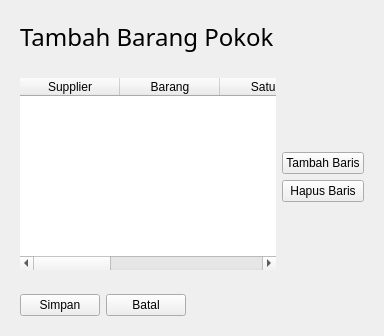
             <widget class="QWidget" name="st_Penjualan_Invoice_TambahBarang">
              <layout class="QVBoxLayout" name="verticalLayout_22">
               <item>
                <widget class="QFrame" name="fr_Penjualan_Invoice_TambahBarang_Title">
                 <property name="sizePolicy">
                  <sizepolicy hsizetype="Preferred" vsizetype="Maximum">
                   <horstretch>0</horstretch>
                   <verstretch>0</verstretch>
                  </sizepolicy>
                 </property>
                 <property name="frameShape">
                  <enum>QFrame::NoFrame</enum>
                 </property>
                 <property name="frameShadow">
                  <enum>QFrame::Raised</enum>
                 </property>
                 <layout class="QHBoxLayout" name="horizontalLayout">
                  <item>
                   <widget class="QLabel" name="lb_Penjualan_PenawaranHarga_baru_title_2">
                    <property name="sizePolicy">
                     <sizepolicy hsizetype="Preferred" vsizetype="Maximum">
                      <horstretch>0</horstretch>
                      <verstretch>0</verstretch>
                     </sizepolicy>
                    </property>
                    <property name="font">
                     <font>
                      <family>Segoe UI Semilight</family>
                      <pointsize>18</pointsize>
                     </font>
                    </property>
                    <property name="text">
                     <string>Tambah Barang Pokok</string>
                    </property>
                    <property name="alignment">
                     <set>Qt::AlignLeading|Qt::AlignLeft|Qt::AlignVCenter</set>
                    </property>
                   </widget>
                  </item>
                 </layout>
                </widget>
               </item>
               <item>
                <widget class="QFrame" name="fr_Penjualan_Invoice_TambahBarang_Tabel">
                 <property name="frameShape">
                  <enum>QFrame::NoFrame</enum>
                 </property>
                 <property name="frameShadow">
                  <enum>QFrame::Raised</enum>
                 </property>
                 <layout class="QGridLayout" name="gridLayout_8">
                  <item row="0" column="1">
                   <spacer name="vs_Penjualan_Invoice_TambahBarang_Tabel_2">
                    <property name="orientation">
                     <enum>Qt::Vertical</enum>
                    </property>
                    <property name="sizeHint" stdset="0">
                     <size>
                      <width>20</width>
                      <height>40</height>
                     </size>
                    </property>
                   </spacer>
                  </item>
                  <item row="0" column="0" rowspan="4">
                   <widget class="QTableWidget" name="tbl_Penjualan_Invoice_TambahBarang">
                    <property name="frameShape">
                     <enum>QFrame::NoFrame</enum>
                    </property>
                    <column>
                     <property name="text">
                      <string>Supplier</string>
                     </property>
                     <property name="textAlignment">
                      <set>AlignHCenter|AlignVCenter|AlignCenter</set>
                     </property>
                    </column>
                    <column>
                     <property name="text">
                      <string>Barang</string>
                     </property>
                    </column>
                    <column>
                     <property name="text">
                      <string>Satuan</string>
                     </property>
                    </column>
                    <column>
                     <property name="text">
                      <string>Jumlah</string>
                     </property>
                    </column>
                    <column>
                     <property name="text">
                      <string>Harga</string>
                     </property>
                    </column>
                    <column>
                     <property name="text">
                      <string>Total Harga</string>
                     </property>
                    </column>
                   </widget>
                  </item>
                  <item row="1" column="1">
                   <widget class="QPushButton" name="tb_Penjualan_Invoice_TambahBarang_Tabel_Tambah">
                    <property name="text">
                     <string>Tambah Baris</string>
                    </property>
                   </widget>
                  </item>
                  <item row="3" column="1">
                   <spacer name="vs_Penjualan_Invoice_TambahBarang_Tabel">
                    <property name="orientation">
                     <enum>Qt::Vertical</enum>
                    </property>
                    <property name="sizeHint" stdset="0">
                     <size>
                      <width>20</width>
                      <height>40</height>
                     </size>
                    </property>
                   </spacer>
                  </item>
                  <item row="2" column="1">
                   <widget class="QPushButton" name="tb_Penjualan_Invoice_TambahBarang_Tabel_Hapus">
                    <property name="text">
                     <string>Hapus Baris</string>
                    </property>
                   </widget>
                  </item>
                 </layout>
                </widget>
               </item>
               <item>
                <widget class="QFrame" name="fr_Penjualan_Invoice_TambahBarang_Tombol">
                 <property name="frameShape">
                  <enum>QFrame::NoFrame</enum>
                 </property>
                 <property name="frameShadow">
                  <enum>QFrame::Raised</enum>
                 </property>
                 <layout class="QHBoxLayout" name="horizontalLayout_5">
                  <item>
                   <widget class="QPushButton" name="tb_Penjualan_Invoice_TambahBarang_Simpan">
                    <property name="text">
                     <string>Simpan</string>
                    </property>
                   </widget>
                  </item>
                  <item>
                   <widget class="QPushButton" name="Penjualan_Invoice_TambahBarang_Batal">
                    <property name="text">
                     <string>Batal</string>
                    </property>
                   </widget>
                  </item>
                  <item>
                   <spacer name="hs_Penjualan_Invoice_TambahBarang_Tombol">
                    <property name="orientation">
                     <enum>Qt::Horizontal</enum>
                    </property>
                    <property name="sizeHint" stdset="0">
                     <size>
                      <width>40</width>
                      <height>20</height>
                     </size>
                    </property>
                   </spacer>
                  </item>
                 </layout>
                 <zorder>tb_Penjualan_Invoice_TambahBarang_Simpan</zorder>
                 <zorder>Penjualan_Invoice_TambahBarang_Batal</zorder>
                 <zorder>hs_Penjualan_Invoice_TambahBarang_Tombol</zorder>
                </widget>
               </item>
              </layout>
             </widget>
